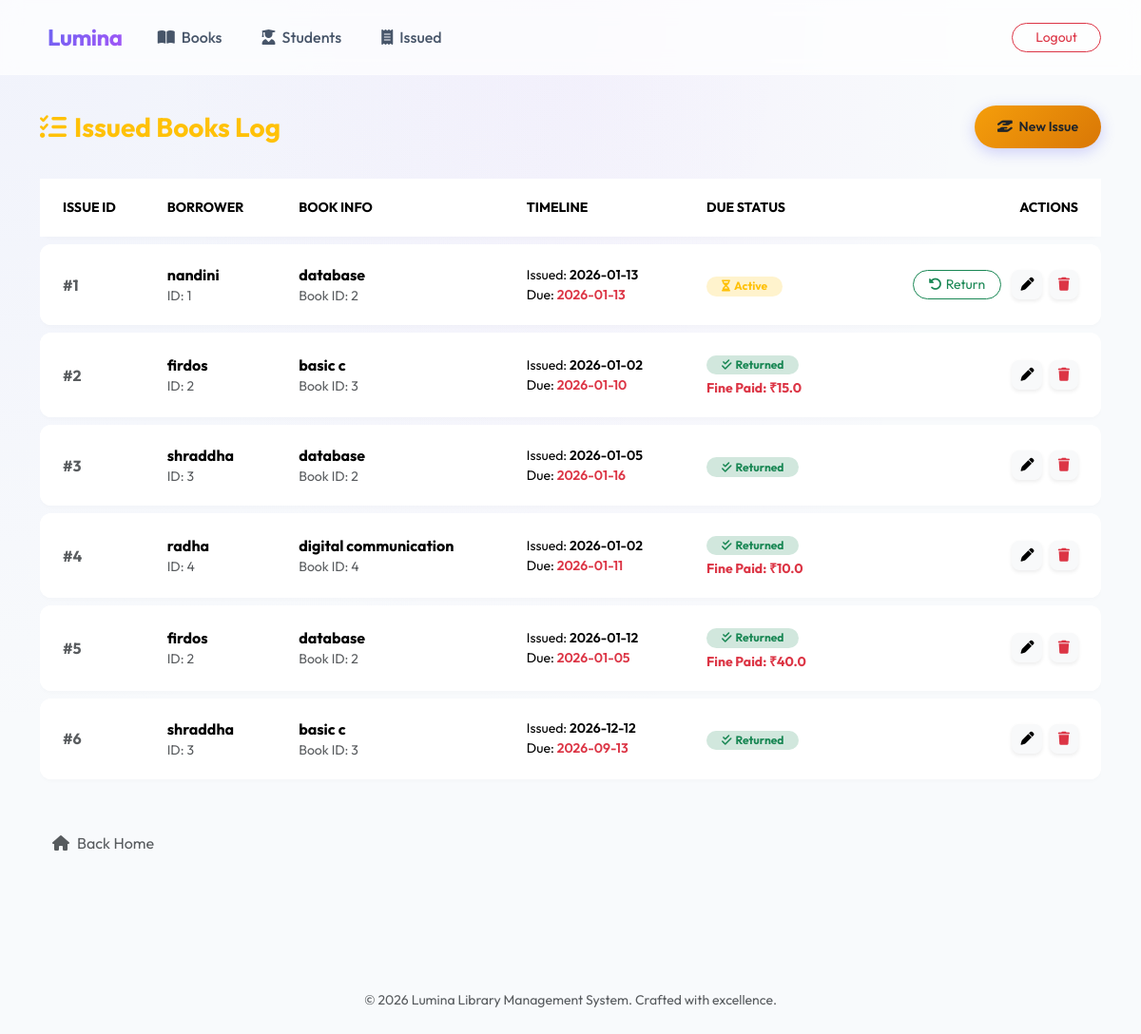
Before: /view_issued (signed in) with the older database file.
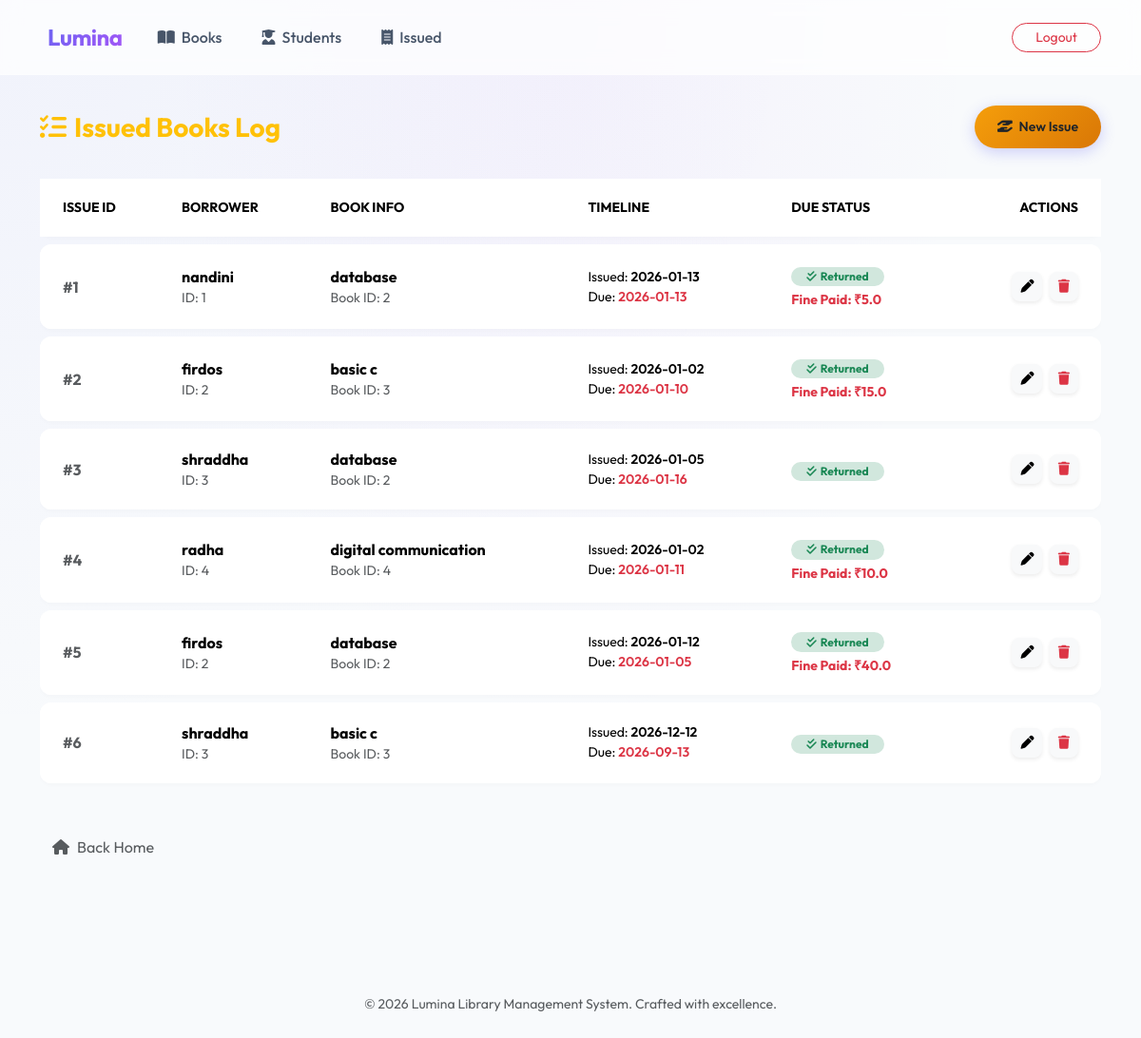
After: the same page with the newer database file.
### tables this page shows
CREATE TABLE issued_books (
    id INTEGER PRIMARY KEY AUTOINCREMENT,
    studentid INTEGER,
    bookid INTEGER,
    issue_date TEXT, due_date TEXT, return_date TEXT, fine REAL DEFAULT 0.0,
    FOREIGN KEY(studentid) REFERENCES students(studentid),
    FOREIGN KEY(bookid) REFERENCES books(bookid)
);

CREATE TABLE students (
    studentid INTEGER PRIMARY KEY AUTOINCREMENT,
    name TEXT NOT NULL,
    department TEXT NOT NULL,
    year INTEGER NOT NULL
);

CREATE TABLE books (
    bookid INTEGER PRIMARY KEY AUTOINCREMENT,
    name TEXT,
    author TEXT,
    category TEXT
);

### app.py (the view)
@app.route("/view_issued")
def view_issued():
    if not login_required():
        return redirect("/login")
    db = connect_db()
    issued = db.execute("""
        SELECT i.id, i.studentid, i.bookid, s.name as student_name, b.name as book_name, i.issue_date, i.due_date, i.return_date, i.fine
        FROM issued_books i
        JOIN students s ON i.studentid = s.studentid
        JOIN books b ON i.bookid = b.bookid
        ORDER BY i.id
    """).fetchall()
    db.close()
    return render_template("view.html", issued=issued)

### app.py (called while the page is built)
def connect_db():
    db_path = os.path.join(app.root_path, "library.db")
    conn = sqlite3.connect(db_path)
    conn.row_factory = sqlite3.Row
    return conn

def login_required():
    return "admin" in session

### templates/view.html (shortened to what this page needs)
{% extends "base.html" %}
{% block content %}
<div class="mb-5">
    {% if issued %}
    <div class="d-flex justify-content-between align-items-center mb-4">
        <h3 class="fw-bold mb-0 text-warning"><i class="fa-solid fa-list-check me-2"></i>Issued Books Log</h3>
        <a href="/add_issued" class="btn btn-premium btn-sm rounded-pill px-4 bg-warning text-dark border-0"
            style="background: linear-gradient(135deg, #f59e0b 0%, #d97706 100%);">
            <i class="fa-solid fa-hand-holding-hand me-1"></i> New Issue
        </a>
    </div>
    <div class="table-responsive">
        <table class="table align-middle">
            <thead class="text-muted small text-uppercase fw-bold">
                <tr>
                    <th class="ps-4">Issue ID</th>
                    <th>Borrower</th>
                    <th>Book Info</th>
                    <th>Timeline</th>
                    <th>Due Status</th>
                    <th class="text-end pe-4">Actions</th>
                </tr>
            </thead>
            <tbody>
                {% for i in issued %}
                <tr data-aos="fade-up" data-aos-delay="{{ loop.index0 * 50 }}">
                    <td class="ps-4 fw-bold text-muted">#{{ i.id }}</td>
                    <td>
                        <div class="fw-bold">{{ i.student_name }}</div>
                        <div class="small text-muted">ID: {{ i.studentid }}</div>
                    </td>
                    <td>
                        <div class="fw-bold text-truncate" style="max-width: 200px;">{{ i.book_name }}</div>
                        <div class="small text-muted">Book ID: {{ i.bookid }}</div>
                    </td>
                    <td>
                        <div class="small">Issued: <span class="fw-semibold">{{ i.issue_date }}</span></div>
                        <div class="small">Due: <span class="fw-semibold text-danger">{{ i.due_date }}</span></div>
                    </td>
                    <td>
                        {% if i.return_date %}
                        <span class="badge bg-success-subtle text-success px-3 rounded-pill"><i
                                class="fa-solid fa-check-double me-1"></i>Returned</span>
                        {% if i.fine > 0 %}
                        <div class="small text-danger fw-bold mt-1">Fine Paid: ₹{{ i.fine }}</div>
                        {% endif %}
                        {% else %}
                        <span class="badge bg-warning-subtle text-warning px-3 rounded-pill"><i
                                class="fa-solid fa-hourglass-half me-1 text-warning"></i>Active</span>
                        {% endif %}
                    </td>
                    <td class="text-end pe-4">
                        {% if not i.return_date %}
                        <a href="/return_book/{{ i.id }}"
                            class="btn btn-outline-success btn-sm rounded-pill px-3 me-2"><i
                                class="fa-solid fa-rotate-left me-1"></i>Return</a>
                        {% endif %}
                        <a href="/update_issued/{{ i.id }}" class="btn btn-light btn-sm rounded-3 shadow-sm me-1"><i
                                class="fa-solid fa-pen"></i></a>
                        <a href="/delete_issued/{{ i.id }}" class="btn btn-light text-danger btn-sm rounded-3 shadow-sm"
                            onclick="return confirm('Delete this record?')"><i class="fa-solid fa-trash"></i></a>
                    </td>
                </tr>
                {% endfor %}
            </tbody>
        </table>
    </div>
    <div class="mt-4">
        <a href="/" class="btn btn-link text-muted text-decoration-none"><i class="fa-solid fa-house me-2"></i>Back
            Home</a>
    </div>
    {% endif %}
</div>
{% endblock %}

### templates/base.html (shortened to what this page needs)
<!DOCTYPE html>
<html lang="en">
<head>
    <link href="https://cdn.jsdelivr.net/npm/bootstrap@5.3.1/dist/css/bootstrap.min.css" rel="stylesheet">
    <link href="https://unpkg.com/aos@2.3.1/dist/aos.css" rel="stylesheet">
    <link rel="stylesheet" href="https://cdnjs.cloudflare.com/ajax/libs/font-awesome/6.4.2/css/all.min.css">
</head>
<body>
    <nav class="navbar navbar-expand-lg navbar-light sticky-top">
        <div class="container">
            <a class="navbar-brand" href="/">
                Lumina
            </a>
            <div class="collapse navbar-collapse" id="navbarNav">
                <ul class="navbar-nav me-auto">
                    {% if session.admin %}
                    <li class="nav-item">
                        <a class="nav-link" href="/books"><i class="fa-solid fa-book-open me-1"></i> Books</a>
                    </li>
                    <li class="nav-item">
                        <a class="nav-link" href="/students"><i class="fa-solid fa-user-graduate me-1"></i> Students</a>
                    </li>
                    <li class="nav-item">
                        <a class="nav-link" href="/issued_books"><i class="fa-solid fa-receipt me-1"></i> Issued</a>
                    </li>
                    {% endif %}
                </ul>
                <ul class="navbar-nav ms-auto align-items-center">
                    {% if session.admin %}
                    <li class="nav-item d-none d-md-block">
                        <a href="/logout" class="btn btn-outline-danger btn-sm rounded-pill px-4 ms-2">
                            Logout
                        </a>
                    </li>
                    {% else %}
                    <li class="nav-item"><a class="nav-link" href="/login">Login</a></li>
                    <li class="nav-item">
                        <a class="btn btn-premium btn-sm ms-lg-3" href="/register">Join Lumina</a>
                    </li>
                    {% endif %}
                </ul>
            </div>
        </div>
    </nav>
    <main class="container">
        <div data-aos="fade-up">
            {% block content %}{% endblock %}
        </div>
    </main>
    <footer class="text-center text-muted py-4 mt-auto">
        <p class="small">© 2026 Lumina Library Management System. Crafted with excellence.</p>
    </footer>
</body>
</html>

### templates/base.html (style rules this page uses)
:root { --primary-gradient: linear-gradient(135deg, #6366f1 0%, #a855f7 100%); --glass-bg: rgba(255, 255, 255, 0.85); --dark-surface: #1e1b4b; --accent: #f43f5e; --text-main: #334155; --bg-body: #f8fafc; }
body { font-family: 'Outfit', sans-serif; background-color: var(--bg-body); color: var(--text-main); overflow-x: hidden; background-image: radial-gradient(at 0% 0%, rgba(99, 102, 241, 0.05) 0, transparent 50%), radial-gradient(at 50% 0%, rgba(168, 85, 247, 0.05) 0, transparent 50%); min-height: 100vh; }
.navbar { backdrop-filter: blur(10px); background: rgba(255, 255, 255, 0.7) !important; border-bottom: 1px solid rgba(255, 255, 255, 0.3); padding: 1rem 0; transition: all 0.3s ease; }
.navbar-brand { font-weight: 700; font-size: 1.5rem; background: var(--primary-gradient); -webkit-background-clip: text; -webkit-text-fill-color: transparent; letter-spacing: -0.5px; }
.nav-link { font-weight: 500; color: #475569 !important; margin: 0 5px; padding: 0.5rem 1rem !important; border-radius: 8px; transition: all 0.2s ease; }
.btn-premium { background: var(--primary-gradient); color: white; border: none; padding: 0.75rem 1.5rem; border-radius: 12px; font-weight: 600; transition: all 0.3s ease; box-shadow: 0 4px 15px rgba(99, 102, 241, 0.3); }
main { padding-top: 2rem; padding-bottom: 4rem; }
.table { border-collapse: separate; border-spacing: 0 8px; }
.table tr { background: white; border-radius: 12px; box-shadow: 0 2px 5px rgba(0, 0, 0, 0.02); }
.table td, .table th { padding: 1.25rem 1rem; border: none !important; }
.table tr td:first-child { border-radius: 12px 0 0 12px; }
.table tr td:last-child { border-radius: 0 12px 12px 0; }

Changed rows visible on the page:
changed issued_books "nandini": return_date empty → "2026-01-14" (drawn); fine (not shown) → "5.0"; no longer shows "Active Return"
